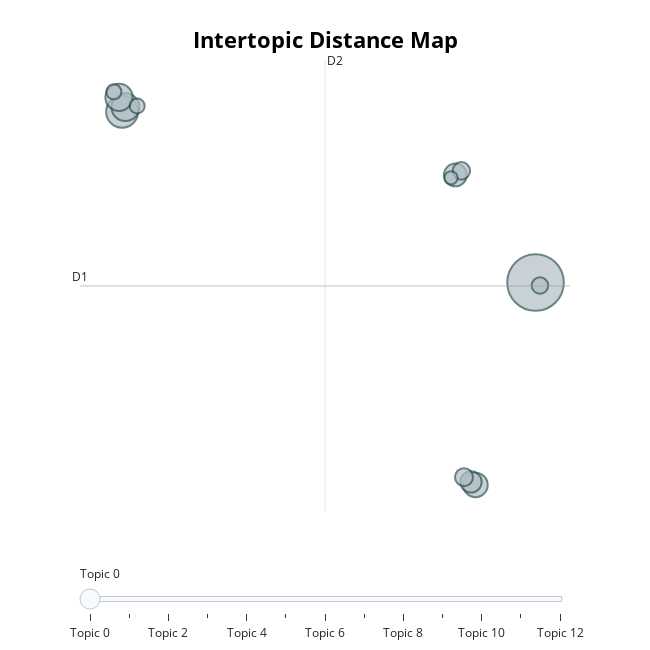

Source (notebook cell):
### Code cell
topic_model.visualize_topics()

### Figure 1 — Plotly figure (JSON) as saved in the notebook; plotly's stock layout.template omitted (floating-point values rounded to 4 significant figures)
{"data": [{"customdata": [[0, "the | and | in | of | to", 198], [1, "the | china | and | in | 香会", 63], [2, "联合国海洋法公约 | 南海各方行为宣言 | the | china | 在内的国际法", 48], [3, "china | the | philippine | chinese | coast", 46], [4, "the | to | gaza | of | and", 37], [5, "to | the | and | g7 | of", 32], [6, "gaza | noa | hamas | the | argamani", 28], [7, "hezbollah | taleb | abdallah | sami | israeli", 20], [8, "the | to | in | and | of", 19], [9, "the | anc | of | in | parties", 17], [10, "the | of | huthis | yemen | aden", 14], [11, "china | sea | the | in | philippines", 14], [12, "to | the | and | of | in", 11]], "hovertemplate": "<b>Topic %{customdata[0]}</b><br>%{customdata[1]}<br>Size: %{customdata[2]}", "legendgroup": "", "marker": {"color": "#B0BEC5", "line": {"color": "DarkSlateGrey", "width": 2}, "size": [198, 63, 48, 46, 37, 32, 28, 20, 19, 17, 14, 14, 11], "sizemode": "area", "sizeref": 0.1237, "symbol": "circle"}, "mode": "markers", "name": "", "orientation": "v", "showlegend": false, "type": "scatter", "x": [9.262, -10.3, -10.14, -10.44, 6.421, 5.469, 6.21, 5.878, 5.754, 9.472, -10.69, -9.584, 5.264], "xaxis": "x", "y": [1.529, 13.46, 13.78, 14.46, -12.61, 9.053, -12.4, -12.07, 9.333, 1.319, 14.85, 13.87, 8.847], "yaxis": "y"}], "layout": {"annotations": [{"showarrow": false, "text": "D1", "x": -12.29, "y": 1.287, "yshift": 10}, {"showarrow": false, "text": "D2", "x": -0.698, "xshift": 10, "y": 17.08}], "height": 650, "hoverlabel": {"bgcolor": "white", "font": {"family": "Rockwell", "size": 16}}, "legend": {"itemsizing": "constant", "tracegroupgap": 0}, "margin": {"t": 60}, "shapes": [{"line": {"color": "#CFD8DC", "width": 2}, "type": "line", "x0": -0.698, "x1": -0.698, "y0": -14.51, "y1": 17.08}, {"line": {"color": "#9E9E9E", "width": 2}, "type": "line", "x0": -12.29, "x1": 10.89, "y0": 1.287, "y1": 1.287}], "sliders": [{"active": 0, "pad": {"t": 50}, "steps": [{"args": [{"marker.color": [["red", "#B0BEC5", "#B0BEC5", "#B0BEC5", "#B0BEC5", "#B0BEC5", "#B0BEC5", "#B0BEC5", "#B0BEC5", "#B0BEC5", "#B0BEC5", "#B0BEC5", "#B0BEC5"]]}], "label": "Topic 0", "method": "update"}, {"args": [{"marker.color": [["#B0BEC5", "red", "#B0BEC5", "#B0BEC5", "#B0BEC5", "#B0BEC5", "#B0BEC5", "#B0BEC5", "#B0BEC5", "#B0BEC5", "#B0BEC5", "#B0BEC5", "#B0BEC5"]]}], "label": "Topic 1", "method": "update"}, {"args": [{"marker.color": [["#B0BEC5", "#B0BEC5", "red", "#B0BEC5", "#B0BEC5", "#B0BEC5", "#B0BEC5", "#B0BEC5", "#B0BEC5", "#B0BEC5", "#B0BEC5", "#B0BEC5", "#B0BEC5"]]}], "label": "Topic 2", "method": "update"}, {"args": [{"marker.color": [["#B0BEC5", "#B0BEC5", "#B0BEC5", "red", "#B0BEC5", "#B0BEC5", "#B0BEC5", "#B0BEC5", "#B0BEC5", "#B0BEC5", "#B0BEC5", "#B0BEC5", "#B0BEC5"]]}], "label": "Topic 3", "method": "update"}, {"args": [{"marker.color": [["#B0BEC5", "#B0BEC5", "#B0BEC5", "#B0BEC5", "red", "#B0BEC5", "#B0BEC5", "#B0BEC5", "#B0BEC5", "#B0BEC5", "#B0BEC5", "#B0BEC5", "#B0BEC5"]]}], "label": "Topic 4", "method": "update"}, {"args": [{"marker.color": [["#B0BEC5", "#B0BEC5", "#B0BEC5", "#B0BEC5", "#B0BEC5", "red", "#B0BEC5", "#B0BEC5", "#B0BEC5", "#B0BEC5", "#B0BEC5", "#B0BEC5", "#B0BEC5"]]}], "label": "Topic 5", "method": "update"}, {"args": [{"marker.color": [["#B0BEC5", "#B0BEC5", "#B0BEC5", "#B0BEC5", "#B0BEC5", "#B0BEC5", "red", "#B0BEC5", "#B0BEC5", "#B0BEC5", "#B0BEC5", "#B0BEC5", "#B0BEC5"]]}], "label": "Topic 6", "method": "update"}, {"args": [{"marker.color": [["#B0BEC5", "#B0BEC5", "#B0BEC5", "#B0BEC5", "#B0BEC5", "#B0BEC5", "#B0BEC5", "red", "#B0BEC5", "#B0BEC5", "#B0BEC5", "#B0BEC5", "#B0BEC5"]]}], "label": "Topic 7", "method": "update"}, {"args": [{"marker.color": [["#B0BEC5", "#B0BEC5", "#B0BEC5", "#B0BEC5", "#B0BEC5", "#B0BEC5", "#B0BEC5", "#B0BEC5", "red", "#B0BEC5", "#B0BEC5", "#B0BEC5", "#B0BEC5"]]}], "label": "Topic 8", "method": "update"}, {"args": [{"marker.color": [["#B0BEC5", "#B0BEC5", "#B0BEC5", "#B0BEC5", "#B0BEC5", "#B0BEC5", "#B0BEC5", "#B0BEC5", "#B0BEC5", "red", "#B0BEC5", "#B0BEC5", "#B0BEC5"]]}], "label": "Topic 9", "method": "update"}, {"args": [{"marker.color": [["#B0BEC5", "#B0BEC5", "#B0BEC5", "#B0BEC5", "#B0BEC5", "#B0BEC5", "#B0BEC5", "#B0BEC5", "#B0BEC5", "#B0BEC5", "red", "#B0BEC5", "#B0BEC5"]]}], "label": "Topic 10", "method": "update"}, {"args": [{"marker.color": [["#B0BEC5", "#B0BEC5", "#B0BEC5", "#B0BEC5", "#B0BEC5", "#B0BEC5", "#B0BEC5", "#B0BEC5", "#B0BEC5", "#B0BEC5", "#B0BEC5", "red", "#B0BEC5"]]}], "label": "Topic 11", "method": "update"}, {"args": [{"marker.color": [["#B0BEC5", "#B0BEC5", "#B0BEC5", "#B0BEC5", "#B0BEC5", "#B0BEC5", "#B0BEC5", "#B0BEC5", "#B0BEC5", "#B0BEC5", "#B0BEC5", "#B0BEC5", "red"]]}], "label": "Topic 12", "method": "update"}]}], "title": {"font": {"color": "Black", "size": 22}, "text": "<b>Intertopic Distance Map</b>", "x": 0.5, "xanchor": "center", "y": 0.95, "yanchor": "top"}, "width": 650, "xaxis": {"anchor": "y", "domain": [0, 1], "range": [-12.29, 10.89], "title": {"text": ""}, "visible": false}, "yaxis": {"anchor": "x", "domain": [0, 1], "range": [-14.51, 17.08], "title": {"text": ""}, "visible": false}}}
